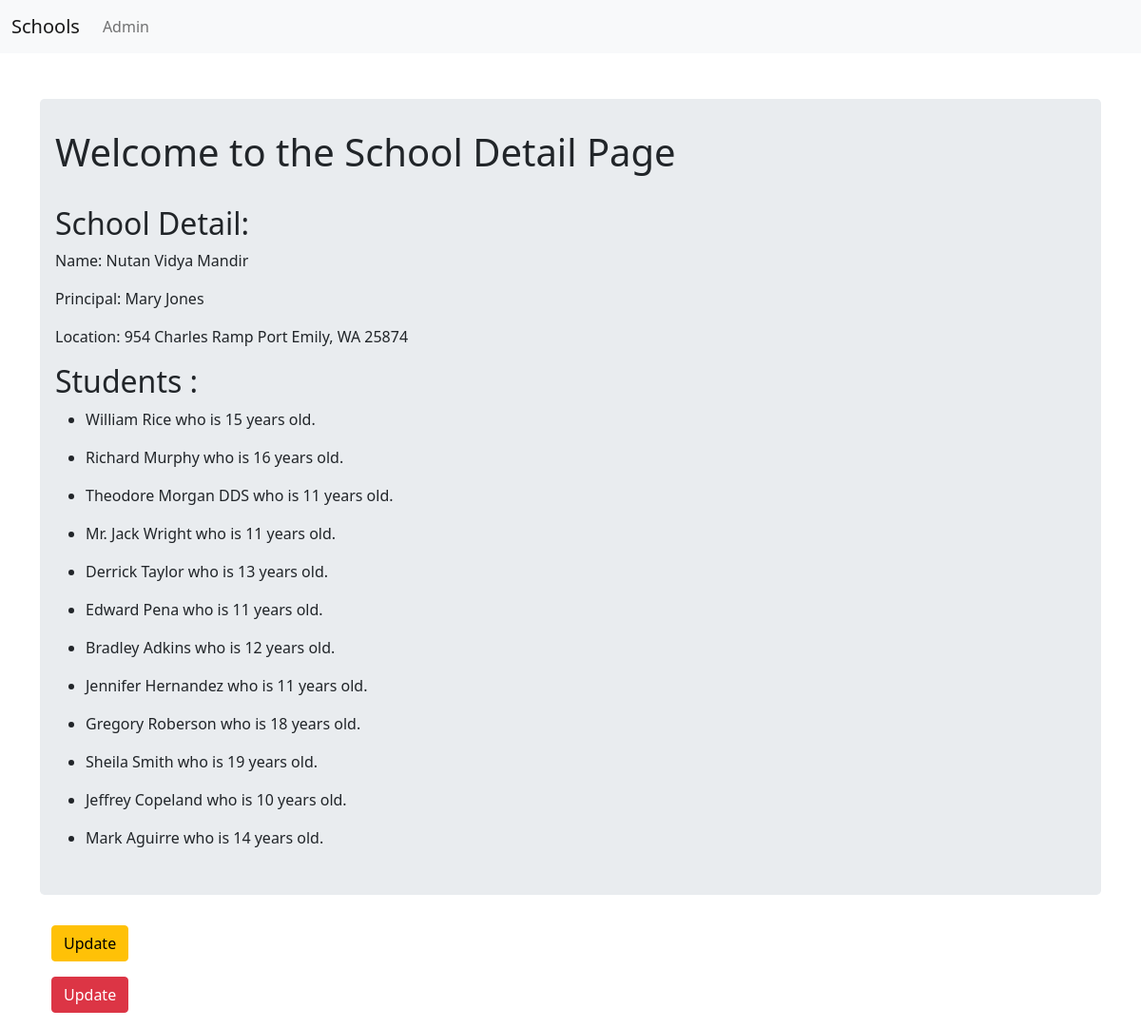
Screenshot of /cbv_app/120/ with the database file from the repository.
### cbv_app/models.py (models this page shows, shortened)
class School(models.Model):
    name = models.CharField(max_length=255)
    principle = models.CharField(max_length=256)
    location = models.CharField(max_length = 256)

class Student(models.Model):
    name = models.CharField(max_length=255)
    age = models.PositiveIntegerField()
    school = models.ForeignKey(School,on_delete=models.CASCADE)

### cbv_app/views.py (the view)
# urls.py: path('<int:pk>/', views.SchoolDetailView.as_view(), name='detail'),
class SchoolDetailView(DetailView):
    context_object_name = 'school_detail'
    model = models.School
    template_name = 'cbv_app/school_details.html'

### cbv_app/templates/cbv_app/school_details.html
{% extends 'cbv_app/cbv_app_base.html' %}
{% block body_block %}
<div class="jumbotron">
    <h1>Welcome to the School Detail Page</h1><br>
    <h2>School Detail:</h2>
    <p>Name: {{school_detail.name}}</p>
    <p>Principal: {{school_detail.principle}}</p>
    <p>Location: {{school_detail.location}}</p>
    <h2>Students :</h2>
    {% for student in school_detail.student_set.all %}
        <ul>
            <li><p> {{student.name}} who is {{student.age}} years old.</p></li>
        </ul>
    {% endfor %}
</div>
<div class="container">
    <p><a class="btn btn-warning" href="{% url 'cbv_app:update' pk=school_detail.pk %}">Update</a> </p>
    <p><a class="btn btn-danger" href="{% url 'cbv_app:delete' pk=school_detail.pk %}">Update</a> </p>
</div>
{% endblock %}

### cbv_app/templates/cbv_app/cbv_app_base.html (style rules this page uses)
.jumbotron { padding: 2rem 1rem; margin-bottom: 2rem; background-color: #e9ecef; border-radius: .3rem; }

### rows the page displays
School: name "Nutan Vidya Mandir", principle "Mary Jones", location "954 Charles Ramp Port Emily, WA 25874"
Student: name "William Rice", age "15"
Student: name "Richard Murphy", age "16"
Student: name "Theodore Morgan DDS", age "11"
Student: name "Mr. Jack Wright", age "11"
Student: name "Derrick Taylor", age "13"
Student: name "Edward Pena", age "11"
Student: name "Bradley Adkins", age "12"
Student: name "Jennifer Hernandez", age "11"
Student: name "Gregory Roberson", age "18"
Student: name "Sheila Smith", age "19"
Student: name "Jeffrey Copeland", age "10"
Student: name "Mark Aguirre", age "14"
